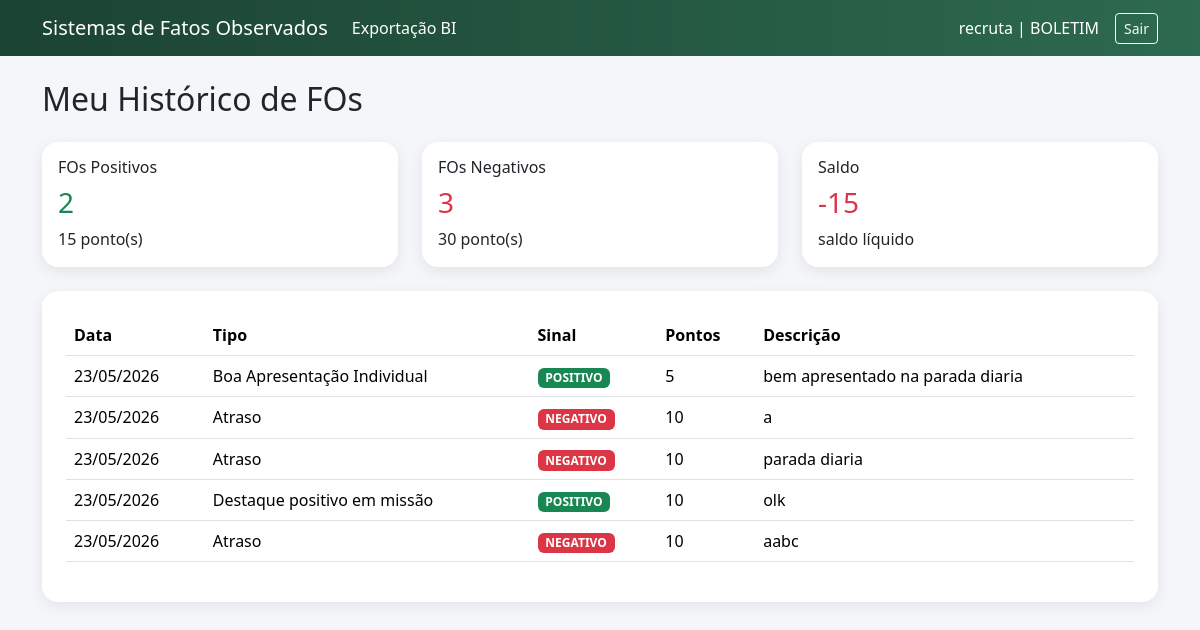
/fo/meu-historico (signed in), run on the app's committed database.
### app/fo/models.py (models this page shows, shortened)
class Usuario(db.Model, UserMixin):
    __tablename__ = "usuarios"
    id = db.Column(db.Integer, primary_key=True)
    username = db.Column(db.String(80), unique=True, nullable=False)
    senha_hash = db.Column(db.String(128), nullable=False)
    perfil = db.Column(
        db.String(20),
        nullable=False,
        default="MILITAR"
    )
    militar_id = db.Column(
        db.Integer,
        db.ForeignKey("militares.id", ondelete="RESTRICT"),
        nullable=False
    )
    militar = db.relationship("Militar")

class FatoObservado(db.Model):
    __tablename__ = "fatos_observados"
    id = db.Column(db.Integer, primary_key=True)
    militar_id = db.Column(
        db.Integer,
        db.ForeignKey("militares.id", ondelete="RESTRICT"),
        nullable=False
    )
    cadastrador_id = db.Column(
        db.Integer,
        db.ForeignKey("usuarios.id", ondelete="RESTRICT"),
        nullable=False
    )
    homologador_id = db.Column(
        db.Integer,
        db.ForeignKey("usuarios.id", ondelete="RESTRICT"),
        nullable=True
    )
    tipo_de_fato_id = db.Column(
        db.Integer,
        db.ForeignKey("tipo_de_fato.id", ondelete="RESTRICT"),
        nullable=False
    )
    sinal = db.Column(db.String(10), nullable=False) #positivo ou negativo
    pontos = db.Column(db.Integer, nullable=False)
    descricao = db.Column(db.Text, nullable=True)
    status = db.Column(db.String(20), default="Pendente", nullable=False)
    justificativa_recusa = db.Column(db.Text, nullable=True)
    data_registro = db.Column(db.DateTime, default=datetime.utcnow, nullable=False)
    data_homologacao = db.Column(db.DateTime, nullable=True)
    militar = db.relationship("Militar", foreign_keys=[militar_id])
    cadastrador = db.relationship("Usuario", foreign_keys=[cadastrador_id])
    homologador = db.relationship("Usuario", foreign_keys=[homologador_id])
    tipo_fato = db.relationship("TipoDeFato")
    evidencias = db.relationship("EvidenciaFO", backref="fato", lazy=True)

class TipoDeFato(db.Model):
    __tablename__ = 'tipo_de_fato'
    id = db.Column(db.Integer, primary_key=True)
    nome = db.Column(db.String(150), nullable=False)
    sinal = db.Column(db.String(10), nullable=False) #positivo ou negativo
    pontos = db.Column(db.Integer, nullable=False)
    ativo = db.Column(db.Boolean, default=True, nullable=False)

### app/fo/routes.py (the view)
@fo_bp.route("/meu-historico")
@login_required
def meu_historico():
    if not current_user.militar_id:
        flash("Seu usuário não está vinculado a um militar.", "warning")
        return redirect(url_for("auth.logout"))
    fatos = FatoObservado.query.filter_by(
        militar_id=current_user.militar_id,
        status="Publicado"
    ).order_by(
        FatoObservado.data_registro.desc()
    ).all()
    positivos = [f for f in fatos if f.sinal == "POSITIVO"]
    negativos = [f for f in fatos if f.sinal == "NEGATIVO"]
    total_positivo = sum(f.pontos for f in positivos)
    total_negativo = sum(f.pontos for f in negativos)
    saldo = total_positivo - total_negativo
    return render_template(
        "fo/meu_historico.html",
        fatos=fatos,
        positivos=positivos,
        negativos=negativos,
        total_positivo=total_positivo,
        total_negativo=total_negativo,
        saldo=saldo
    )

### app/__init__.py (called while the page is built)
def create_app():
    app = Flask(__name__)
    app.config.from_object(Config)
    db.init_app(app)
    login_manager.init_app(app)
    migrate.init_app(app, db)
    from app.fo.models import Usuario
    @login_manager.user_loader
    def load_user(user_id):
        return Usuario.query.get(int(user_id))
    login_manager.login_view = "auth.login"
    from app.fo import fo_bp
    app.register_blueprint(fo_bp)
    from app.auth import auth_bp
    app.register_blueprint(auth_bp)
    @app.route("/")
    def index():
        if current_user.is_authenticated and current_user.perfil == "MILITAR":
            return redirect(url_for("fo.meu_historico"))
        return redirect(url_for("fo.ranking"))
    return app

### app/templates/fo/meu_historico.html (shortened to what this page needs)
{% extends "base.html" %}
{% block content %}
<h2 class="mb-4">Meu Histórico de FOs</h2>
<div class="row mb-4">
    <div class="col-md-4">
        <div class="card card-glass p-3">
            <h6>FOs Positivos</h6>
            <h3 class="text-success">{{ positivos|length }}</h3>
            <p class="mb-0">{{ total_positivo }} ponto(s)</p>
        </div>
    </div>
    <div class="col-md-4">
        <div class="card card-glass p-3">
            <h6>FOs Negativos</h6>
            <h3 class="text-danger">{{ negativos|length }}</h3>
            <p class="mb-0">{{ total_negativo }} ponto(s)</p>
        </div>
    </div>
    <div class="col-md-4">
        <div class="card card-glass p-3">
            <h6>Saldo</h6>
            {% if saldo >= 0 %}
                <h3 class="text-success">{{ saldo }}</h3>
            {% else %}
                <h3 class="text-danger">{{ saldo }}</h3>
            {% endif %}
            <p class="mb-0">saldo líquido</p>
        </div>
    </div>
</div>
<div class="card card-glass p-4">
    {% if fatos %}
    <div class="table-responsive">
        <table class="table table-hover align-middle">
            <thead>
                <tr>
                    <th>Data</th>
                    <th>Tipo</th>
                    <th>Sinal</th>
                    <th>Pontos</th>
                    <th>Descrição</th>
                </tr>
            </thead>
            <tbody>
                {% for fato in fatos %}
                <tr>
                    <td>{{ fato.data_registro.strftime('%d/%m/%Y') }}</td>
                    <td>{{ fato.tipo_fato.nome }}</td>
                    <td>
                        {% if fato.sinal == "POSITIVO" %}
                            <span class="badge bg-success">POSITIVO</span>
                        {% else %}
                            <span class="badge bg-danger">NEGATIVO</span>
                        {% endif %}
                    </td>
                    <td>{{ fato.pontos }}</td>
                    <td>{{ fato.descricao }}</td>
                </tr>
                {% endfor %}
            </tbody>
        </table>
    </div>
    {% else %}
    <div class="alert alert-info">
        Você ainda não possui FOs publicados.
    </div>
    {% endif %}
</div>
{% endblock %}

### app/templates/base.html (shortened to what this page needs)
<!DOCTYPE html>
<html lang="pt-BR">
<head>
    <link href="https://cdn.jsdelivr.net/npm/bootstrap@5.3.3/dist/css/bootstrap.min.css" rel="stylesheet">
</head>
<body>
<nav class="navbar navbar-expand-lg navbar-dark navbar-custom mb-4">
    <div class="container">
        <a class="navbar-brand"
            href="{{ url_for('fo.ranking' )}}">
        Sistemas de Fatos Observados
        </a>
        <div class="collapse navbar-collapse"
            id="navbarNav">
            {% if current_user.is_authenticated %}
            <ul class="navbar-nav me-auto">
                {% if current_user.perfil in ["BOLETIM", "ADMIN"] %}
                    <li class="nav-item">
                        <a class="nav-link" href="{{ url_for('fo.exportacao') }}">
                            Exportação BI
                        </a>
                    </li>
                {% endif %}
            </ul>
            <div class="d-flex align-items-center gap-3">
                <span class="navbar-text">
                    {{ current_user.username }} | {{ current_user.perfil }}
                </span>
                <a class="btn btn-outline-light btn-sm"
                href="{{ url_for('auth.logout') }}">
                Sair
                </a>
            </div>
            {% endif %}
        </div>
    </div>
</nav>
<div class="container">
    {% block content %}{% endblock %}
</div>
</body>
</html>

### app/templates/base.html (style rules this page uses)
body { background: #f4f6f9; }
.navbar-custom { background: linear-gradient(90deg, #1b4332, #2d6a4f); }
.navbar-brand, .nav-link, .navbar-text { color:white !important; }
.card-glass { border-radius: 16px; border:none; box-shadow: 0 4px 15px rgba(0,0,0,0.08); }

### data on the page
Usuario: username "recruta", perfil "BOLETIM"
FatoObservado: data_registro "23/05/2026", tipo_fato.nome "Boa Apresentação Individual", sinal "POSITIVO", pontos "5", descricao "bem apresentado na parada diaria"
FatoObservado: data_registro "23/05/2026", tipo_fato.nome "Atraso", sinal "NEGATIVO", pontos "10", descricao "a"
FatoObservado: data_registro "23/05/2026", tipo_fato.nome "Atraso", sinal "NEGATIVO", pontos "10", descricao "parada diaria"
FatoObservado: data_registro "23/05/2026", tipo_fato.nome "Destaque positivo em missão", sinal "POSITIVO", pontos "10", descricao "olk"
FatoObservado: data_registro "23/05/2026", tipo_fato.nome "Atraso", sinal "NEGATIVO", pontos "10", descricao "aabc"

### other printed values
{{ positivos|length }} "2"
{{ total_positivo }} "15"
{{ negativos|length }} "3"
{{ total_negativo }} "30"
{{ saldo }} "-15"
